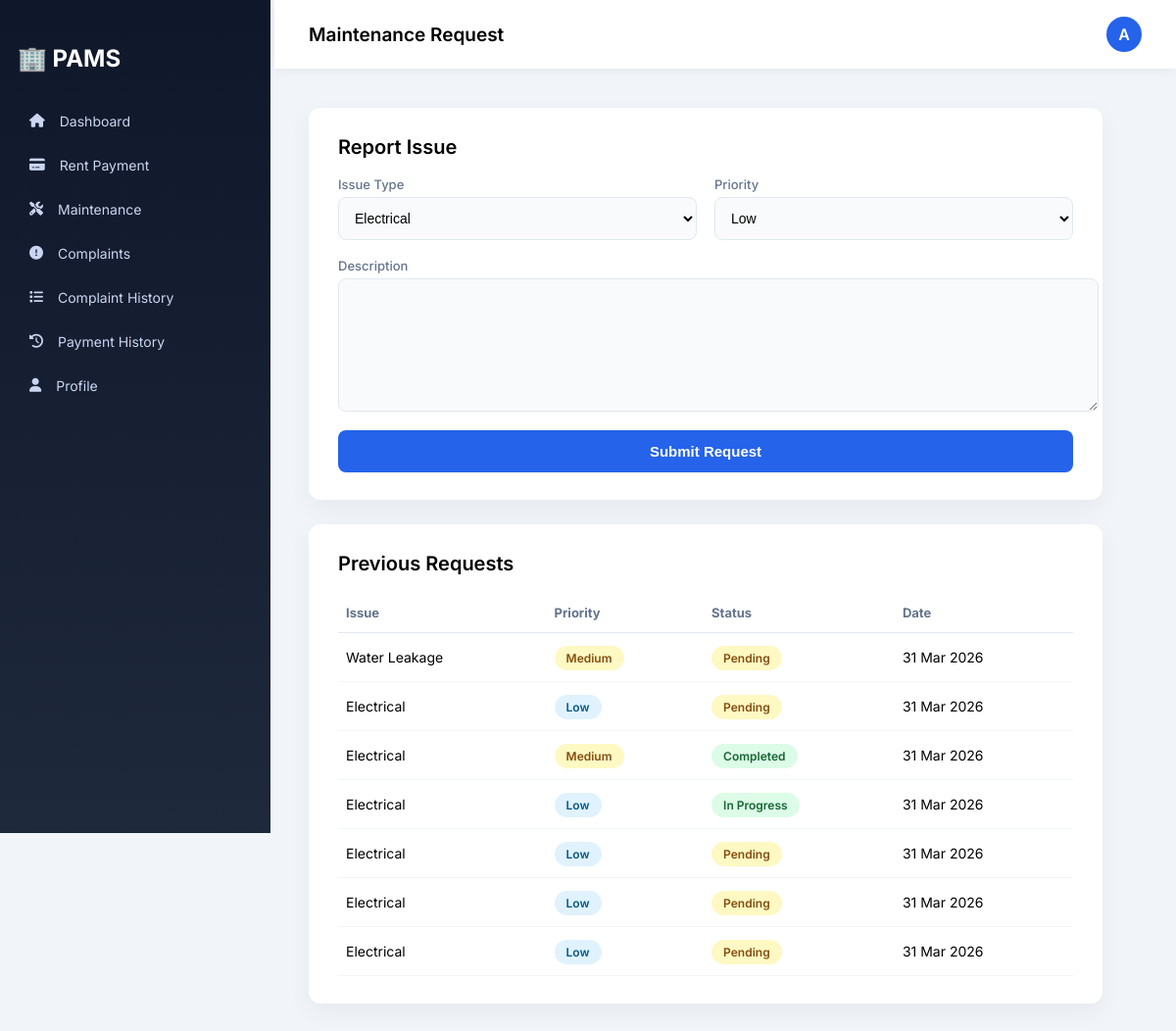
The app's page /maintenance/ (signed in) with its own data.
### dashboard/models.py (models this page shows, shortened)
class MaintenanceRequest(models.Model):
    PRIORITY_CHOICES = [
        ("Low", "Low"),
        ("Medium", "Medium"),
        ("High", "High"),
    ]
    STATUS_CHOICES = [
        ("Pending", "Pending"),
        ("In Progress", "In Progress"),
        ("Completed", "Completed"),
    ]
    user = models.ForeignKey(User, on_delete=models.CASCADE)
    apartment = models.ForeignKey(Apartment, on_delete=models.CASCADE)
    issue_type = models.CharField(max_length=100)
    description = models.TextField()
    priority = models.CharField(max_length=20, choices=PRIORITY_CHOICES)
    status = models.CharField(
        max_length=20,
        choices=STATUS_CHOICES,
        default="Pending"
    )
    cost = models.DecimalField(
        max_digits=8,
        decimal_places=2,
        blank=True,
        null=True
    )
    completion_date = models.DateField(
        blank=True,
        null=True
    )
    created_at = models.DateTimeField(auto_now_add=True)
    class Meta:
        ordering = ["-created_at"]

### dashboard/views.py (the view, shortened to what this page needs)
# urls.py: path('maintenance/', views.maintenance, name='maintenance'),
@login_required
def maintenance(request):
    tenant = Tenant.objects.filter(user=request.user).first()
    requests = MaintenanceRequest.objects.filter(
        user=request.user
    ).order_by("-created_at")
    return render(request, "maintenance.html", {
        "requests": requests
    })

### dashboard/templates/maintenance.html (shortened to what this page needs)
<!DOCTYPE html>
<html lang="en">
<head>
<link rel="stylesheet"
href="https://cdnjs.cloudflare.com/ajax/libs/font-awesome/6.5.0/css/all.min.css">
</head>
<body>
<div class="sidebar">
<h2>🏢 PAMS</h2>
<a href="{% url 'home' %}">
<i class="fa-solid fa-house"></i> Dashboard
</a>
<a href="{% url 'rent' %}">
<i class="fa-solid fa-credit-card"></i> Rent Payment
</a>
<a href="{% url 'maintenance' %}">
<i class="fa-solid fa-screwdriver-wrench"></i> Maintenance
</a>
<a href="{% url 'complaints' %}">
<i class="fa-solid fa-circle-exclamation"></i> Complaints
</a>
<a href="{% url 'complaint_list' %}">
<i class="fa-solid fa-list"></i> Complaint History
</a>
<a href="{% url 'history' %}">
<i class="fa-solid fa-clock-rotate-left"></i> Payment History
</a>
<a href="{% url 'profile' %}">
<i class="fa-solid fa-user"></i> Profile
</a>
</div>
<div class="topbar">
<div class="page-title">
Maintenance Request
</div>
<div class="user">
{{ request.user.username|first|upper }}
</div>
</div>
<div class="container">
<div class="card">
<div class="card-title">
Report Issue
</div>
<form method="POST">
<div class="form-grid">
<div>
<label>Issue Type</label>
<select name="issue_type">
<option>Electrical</option>
</select>
</div>
<div>
<label>Priority</label>
<select name="priority">
<option>Low</option>
</select>
</div>
<div class="full">
<label>Description</label>
<textarea name="description" required></textarea>
</div>
</div>
<button type="submit">
Submit Request
</button>
</form>
</div>
<div class="card">
<div class="card-title">
Previous Requests
</div>
<table>
<tr>
<th>Issue</th>
<th>Priority</th>
<th>Status</th>
<th>Date</th>
</tr>
{% for r in requests %}
<tr>
<td>{{ r.issue_type }}</td>
<td>
<span class="badge {{ r.priority|lower }}">
{{ r.priority }}
</span>
</td>
<td>
<span class="badge {% if r.status == 'Pending' %}pending{% else %}completed{% endif %}">
{{ r.status }}
</span>
</td>
<td>
{{ r.created_at|date:"d M Y" }}
</td>
</tr>
{% empty %}
<tr>
<td colspan="4">
No requests yet
</td>
</tr>
{% endfor %}
</table>
</div>
</div>
</body>
</html>

### dashboard/templates/maintenance.html (style rules this page uses)
body { margin:0; font-family:'Inter',sans-serif; background:#f1f5f9; }
.sidebar { width:240px; height:100vh; background:linear-gradient(180deg,#0f172a,#1e293b); color:white; position:fixed; padding:25px 18px; }
.sidebar h2 { margin-bottom:30px; }
.sidebar a { display:flex; align-items:center; gap:15px; color:#cbd5f1; text-decoration:none; padding:11px 12px; border-radius:8px; margin-bottom:6px; font-size:14px; }
.topbar { margin-left:280px; height:70px; background:white; display:flex; align-items:center; justify-content:space-between; padding:0 35px; box-shadow:0 2px 10px rgba(0,0,0,0.05); }
.page-title { font-size:19px; font-weight:600; }
.user { background:#2563eb; color:white; width:36px; height:36px; border-radius:50%; display:flex; align-items:center; justify-content:center; font-weight:600; }
.container { margin-left:240px; padding:40px 20px; display:flex; flex-direction:column; align-items:center; }
.card { background:white; padding:28px 30px; border-radius:12px; box-shadow:0 8px 25px rgba(0,0,0,0.05); margin-bottom:25px; width:100%; max-width:750px; }
.card-title { font-size:20px; font-weight:600; margin-bottom:18px; }
.form-grid { display:grid; grid-template-columns:1fr 1fr; gap:18px; margin-top:10px; }
.full { grid-column:1/3; }
label { font-size:13px; font-weight:500; color:#64748b; margin-bottom:5px; display:block; }
input, textarea, select { width:100%; padding:12px; border-radius:8px; border:1px solid #e2e8f0; font-size:14px; background:#f8fafc; }
textarea { height:110px; }
button { margin-top:15px; padding:13px; width:100%; border:none; background:#2563eb; color:white; font-size:15px; font-weight:600; border-radius:8px; cursor:pointer; }
table { width:100%; border-collapse:collapse; margin-top:15px; }
th { text-align:left; font-size:13px; color:#64748b; padding:12px 8px; border-bottom:1px solid #e2e8f0; }
td { padding:16px 8px; font-size:14px; border-bottom:1px solid #f1f5f9; }
.badge { padding:5px 12px; border-radius:20px; font-size:12px; font-weight:600; }
.low { background:#e0f2fe; color:#075985; }
.medium { background:#fef9c3; color:#854d0e; }
.pending { background:#fef9c3; color:#854d0e; }
.completed { background:#dcfce7; color:#166534; }

### records on screen
MaintenanceRequest: issue_type "Water Leakage", priority "Medium", status "Pending", created_at "31 Mar 2026"
MaintenanceRequest: issue_type "Electrical", priority "Low", status "Pending", created_at "31 Mar 2026"
MaintenanceRequest: issue_type "Electrical", priority "Medium", status "Completed", created_at "31 Mar 2026"
MaintenanceRequest: issue_type "Electrical", priority "Low", status "In Progress", created_at "31 Mar 2026"
MaintenanceRequest: issue_type "Electrical", priority "Low", status "Pending", created_at "31 Mar 2026"
MaintenanceRequest: issue_type "Electrical", priority "Low", status "Pending", created_at "31 Mar 2026"
MaintenanceRequest: issue_type "Electrical", priority "Low", status "Pending", created_at "31 Mar 2026"

### other values on screen
{{ request.user.username|first|upper }} "A"
